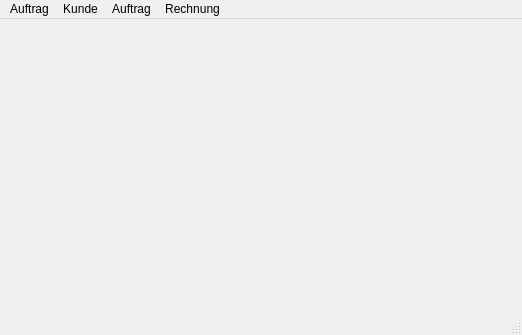
<?xml version="1.0" encoding="UTF-8"?>
<ui version="4.0">
 <class>MainWindow</class>
 <widget class="QMainWindow" name="MainWindow">
  <property name="geometry">
   <rect>
    <x>0</x>
    <y>0</y>
    <width>522</width>
    <height>335</height>
   </rect>
  </property>
  <property name="windowTitle">
   <string>MainWindow</string>
  </property>
  <widget class="QWidget" name="centralwidget">
   <layout class="QGridLayout" name="gridLayout">
    <item row="0" column="0">
     <widget class="QLabel" name="label">
      <property name="text">
       <string/>
      </property>
      <property name="pixmap">
       <pixmap>C:\Users\ytspa\Documents\NextCloud\Schule\IT10\pyqt_example\ui\maler.png</pixmap>
      </property>
     </widget>
    </item>
   </layout>
  </widget>
  <widget class="QMenuBar" name="menubar">
   <property name="geometry">
    <rect>
     <x>0</x>
     <y>0</y>
     <width>522</width>
     <height>26</height>
    </rect>
   </property>
   <widget class="QMenu" name="menuAuftrag">
    <property name="title">
     <string>Auftrag</string>
    </property>
    <addaction name="actionNew"/>
    <addaction name="actionOpen"/>
    <addaction name="actionSave"/>
    <addaction name="actionClose"/>
   </widget>
   <widget class="QMenu" name="menuRechnung">
    <property name="title">
     <string>Kunde</string>
    </property>
    <addaction name="actionCreate"/>
    <addaction name="actionDelete"/>
   </widget>
   <widget class="QMenu" name="menuAuftrag_2">
    <property name="title">
     <string>Auftrag</string>
    </property>
   </widget>
   <widget class="QMenu" name="menuRechnung_2">
    <property name="title">
     <string>Rechnung</string>
    </property>
   </widget>
   <addaction name="menuAuftrag"/>
   <addaction name="menuRechnung"/>
   <addaction name="menuAuftrag_2"/>
   <addaction name="menuRechnung_2"/>
  </widget>
  <widget class="QStatusBar" name="statusbar"/>
  <action name="actionNew">
   <property name="text">
    <string>New</string>
   </property>
  </action>
  <action name="actionOpen">
   <property name="text">
    <string>Open</string>
   </property>
  </action>
  <action name="actionSave">
   <property name="text">
    <string>Save</string>
   </property>
  </action>
  <action name="actionClose">
   <property name="text">
    <string>Close</string>
   </property>
  </action>
  <action name="actionCreate">
   <property name="text">
    <string>Create</string>
   </property>
  </action>
  <action name="actionDelete">
   <property name="text">
    <string>Delete</string>
   </property>
  </action>
 </widget>
 <resources/>
 <connections/>
</ui>
